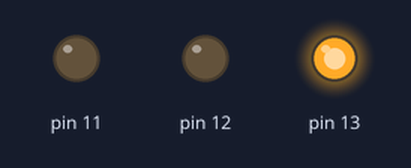
This sketch was run on a simulated Arduino Uno, built with avr-gcc and run on an emulated ATmega328P. On the bench: output pins drawn as LEDs (lit = HIGH).

Above: at 0.5 s.
At 1.5 s:
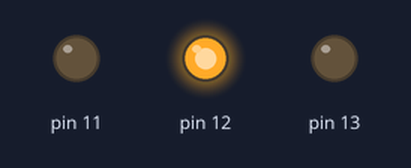
At 2.5 s:
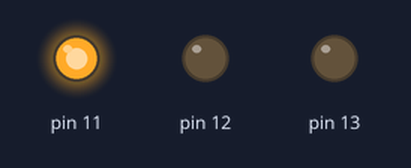
At 3.5 s:
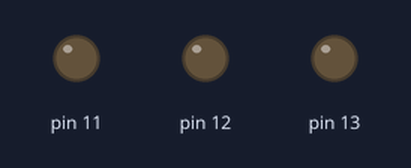
Timing chart, 0 to 5.2 s (numbered marks = the images above):
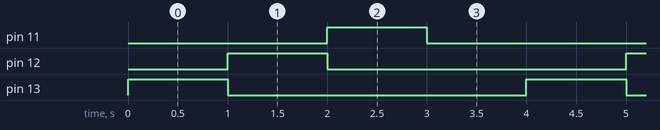

Measured:
- by itself, pin 11–13: alternates HIGH for 1.0 s and LOW for 3.0 s
- by itself, everything shown: repeats every 4.0 s, in 4 steps

The sketch:

pisca_led.ino
```cpp
void setup() {
  // put your setup code here, to run once:

  pinMode(13,OUTPUT);
  pinMode(12,OUTPUT);
  pinMode(11,OUTPUT);
}

void loop() {
  // put your main code here, to run repeatedly:
  //led 13 verde
  digitalWrite(13,HIGH);
  delay(1000);
  digitalWrite(13,LOW);

  //led 12 vermelho
   digitalWrite(12,HIGH);
  delay(1000);
  digitalWrite(12,LOW);

  //led 11 amarelo
   digitalWrite(11,HIGH);
  delay(1000);
  digitalWrite(11,LOW);
  delay(1000);
}
```
